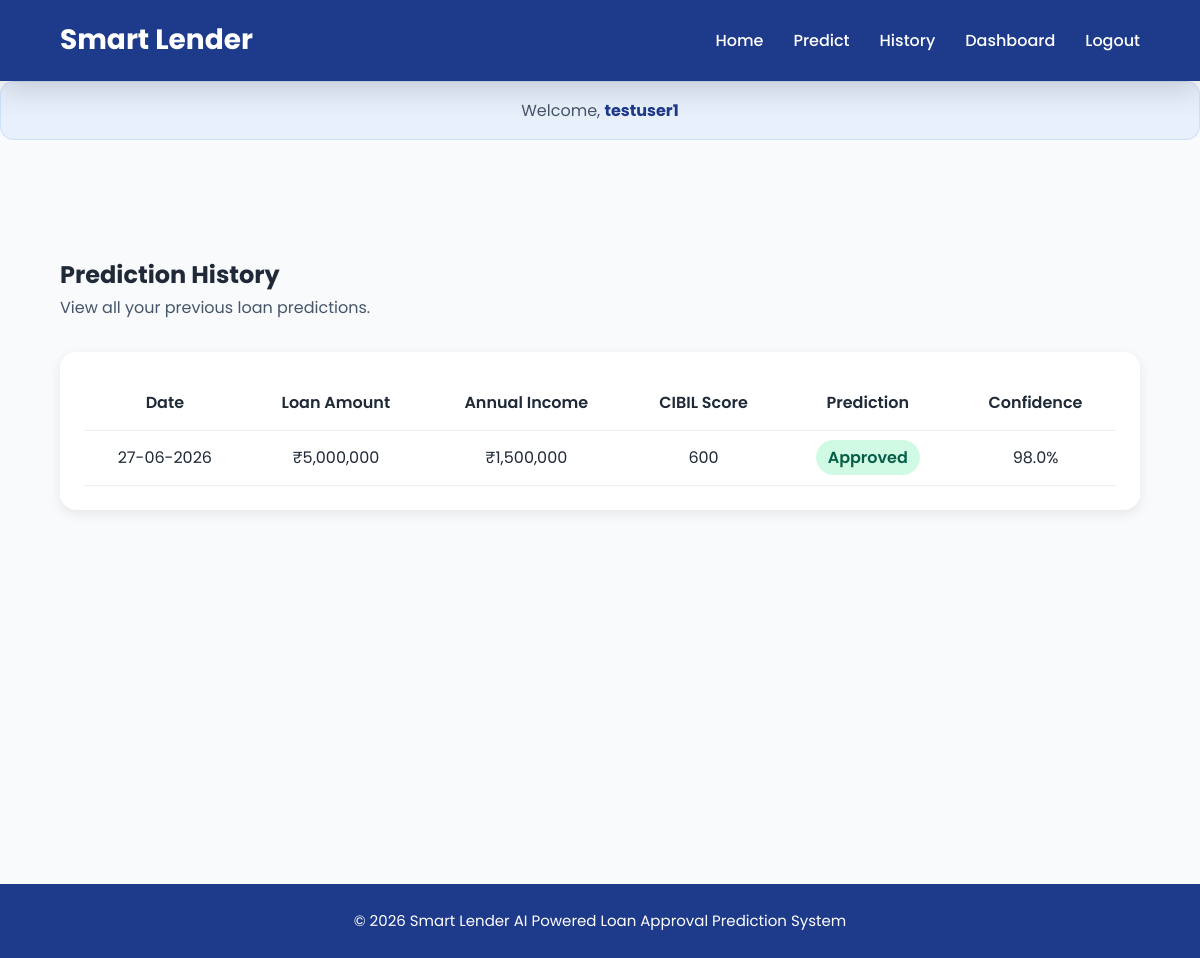
The app's page /history (signed in) with its own data.
### models/user.py (models this page shows)
class User(UserMixin, db.Model):
    __tablename__ = "users"
    id = db.Column(
        db.Integer,
        primary_key=True
    )
    username = db.Column(
        db.String(50),
        unique=True,
        nullable=False
    )
    email = db.Column(
        db.String(120),
        unique=True,
        nullable=False
    )
    password_hash = db.Column(
        db.String(255),
        nullable=False
    )
    role = db.Column(
        db.String(20),
        default="customer"
    )
    created_at = db.Column(
        db.DateTime,
        default=datetime.utcnow
    )
    predictions = db.relationship(
        "Prediction",
        backref="user",
        lazy=True
    )

### models/prediction.py (models this page shows)
class Prediction(db.Model):
    __tablename__ = "predictions"
    id = db.Column(
        db.Integer,
        primary_key=True
    )
    user_id = db.Column(
        db.Integer,
        db.ForeignKey("users.id"),
        nullable=False
    )
    prediction = db.Column(
        db.String(20),
        nullable=False
    )
    confidence = db.Column(
        db.Float,
        nullable=False
    )
    loan_amount = db.Column(
        db.Float,
        nullable=False
    )
    income_annum = db.Column(
        db.Float,
        nullable=False
    )
    cibil_score = db.Column(
        db.Integer,
        nullable=False
    )
    created_at = db.Column(
        db.DateTime,
        default=datetime.utcnow
    )

### app.py (the view)
@app.route("/history")
@login_required
def history():
    predictions = Prediction.query.filter_by(
        user_id=current_user.id
    ).order_by(
        Prediction.created_at.desc()
    ).all()
    return render_template(
        "history.html",
        predictions=predictions
    )

### app.py (called while the page is built)
@login_manager.user_loader
def load_user(user_id):
    return User.query.get(int(user_id))

### templates/history.html (shortened to what this page needs)
{% extends "base.html" %}
{% block content %}
<section class="history-section">
<div class="history-header">
    <h1>
        Prediction History
    </h1>
    <p>
        View all your previous loan predictions.
    </p>
</div>
{% if predictions %}
<div class="history-table-container">
    <table class="history-table">
        <thead>
            <tr>
                <th>Date</th>
                <th>Loan Amount</th>
                <th>Annual Income</th>
                <th>CIBIL Score</th>
                <th>Prediction</th>
                <th>Confidence</th>
            </tr>
        </thead>
        <tbody>
            {% for prediction in predictions %}
            <tr>
                <td>
                    {{ prediction.created_at.strftime('%d-%m-%Y') }}
                </td>
                <td>
                    ₹{{ "{:,.0f}".format(prediction.loan_amount) }}
                </td>
                <td>
                    ₹{{ "{:,.0f}".format(prediction.income_annum) }}
                </td>
                <td>
                    {{ prediction.cibil_score }}
                </td>
                <td>
                    {% if prediction.prediction == "Approved" %}
                        <span class="badge-approved">
                            Approved
                        </span>
                    {% else %}
                        <span class="badge-rejected">
                            Rejected
                        </span>
                    {% endif %}
                </td>
                <td>
                    {{ prediction.confidence }}%
                </td>
            </tr>
            {% endfor %}
        </tbody>
    </table>
</div>
{% endif %}
</section>
{% endblock %}

### templates/base.html (shortened to what this page needs)
<!DOCTYPE html>
<html lang="en">
<head>
    <link rel="stylesheet"
      href="https://cdnjs.cloudflare.com/ajax/libs/font-awesome/6.5.2/css/all.min.css">
    <link rel="stylesheet"
    href="{{ url_for('static', filename='css/core/variables.css') }}">
    <link rel="stylesheet"
    href="{{ url_for('static', filename='css/core/reset.css') }}">
    <link rel="stylesheet"
    href="{{ url_for('static', filename='css/core/layout.css') }}">
    <link rel="stylesheet"
    href="{{ url_for('static', filename='css/components/navbar.css') }}">
    <link rel="stylesheet"
    href="{{ url_for('static', filename='css/components/buttons.css') }}">
    <link rel="stylesheet"
    href="{{ url_for('static', filename='css/components/cards.css') }}">
    <link rel="stylesheet"
    href="{{ url_for('static', filename='css/components/forms.css') }}">
    <link rel="stylesheet"
    href="{{ url_for('static', filename='css/components/tooltips.css') }}">
    <link rel="stylesheet"
    href="{{ url_for('static', filename='css/components/footer.css') }}">
    <link rel="stylesheet"
    href="{{ url_for('static', filename='css/pages/home.css') }}">
    <link rel="stylesheet"
    href="{{ url_for('static', filename='css/pages/predict.css') }}">
    <link rel="stylesheet"
    href="{{ url_for('static', filename='css/pages/result.css') }}">
    <link rel="stylesheet"
    href="{{ url_for('static',filename='css/pages/error.css') }}">
    <link rel="stylesheet"
    href="{{ url_for('static', filename='css/pages/about.css') }}">
    <link rel="stylesheet"
    href="{{ url_for('static', filename='css/responsive.css') }}">
    <link rel="stylesheet"
    href="{{ url_for('static', filename='css/pages/auth.css') }}">
    <link rel="stylesheet"
    href="{{ url_for('static', filename='css/pages/dashboard.css') }}">
    <link rel="stylesheet"
    href="{{ url_for('static',filename='css/pages/history.css') }}">
    <link rel="stylesheet"
    href="{{ url_for('static', filename='css/pages/admin.css') }}">
</head>
<body>
    <nav class="navbar">
        <div class="container">
            <a href="{{ url_for('home') }}" class="logo">
                Smart Lender
            </a>
            <ul class="nav-links">
                {% if current_user.is_authenticated %}
                    <li>
                        <a href="{{ url_for('home') }}">
                            Home
                        </a>
                    </li>
                    <li>
                        <a href="{{ url_for('predict_page') }}">
                            Predict
                        </a>
                    </li>
                    <li>
                        <a href="{{ url_for('history') }}">
                            History
                        </a>
                    </li>
                    <li>
                        <a href="{{ url_for('dashboard') }}">
                            Dashboard
                        </a>
                    </li>
                    <li>
                        <a href="{{ url_for('logout') }}">
                            Logout
                        </a>
                    </li>
                {% endif %}
        </div>
    </nav>
    {% if current_user.is_authenticated %}
    <div class="page-welcome">
        <p>Welcome, <strong>{{ current_user.username }}</strong></p>
    </div>
    {% endif %}
    <main class="container">
        {% block content %}
        {% endblock %}
    </main>
    <footer>
        <div class="container">
            <p>
                © 2026 Smart Lender
                AI Powered Loan Approval Prediction System
            </p>
        </div>
    </footer>
</body>
</html>

### static/css/core/variables.css (style rules this page uses)
:root { --primary-color:#1E3A8A; --secondary-color:#2563EB; --success-color:#16A34A; --danger-color:#DC2626; --warning-color:#F59E0B; --background-color:#F8FAFC; --card-color:#FFFFFF; --text-color:#1F2937; --text-light:#475569; --text-white:#FFFFFF; --border-color:#CBD5E1; --primary-hover:#1E40AF; --shadow-sm:0 2px 6px rgba(0,0,0,.08); --shadow-md:0 5px 20px rgba(0,0,0,.08); --shadow-lg:0 10px 30px rgba(0,0,0,.15); --radius-sm:8px; --radius-md:10px; --radius-lg:15px; --transition:.3s ease; --container-width:1200px; }

### static/css/core/layout.css (style rules this page uses)
.container { width:90%; max-width:var(--container-width); margin:auto; }
main { min-height:80vh; padding:60px 0; }
p.page-welcome, div.page-welcome { width:100%; max-width:1200px; margin:0 auto 1.5rem; padding:1rem 1.25rem; border-radius:14px; background:rgba(59,130,246,0.08); color:var(--text-color); text-align:center; font-size:1rem; border:1px solid rgba(59,130,246,0.15); }
.page-welcome strong { color:var(--primary-color); }
h1,h2,h3,h4,h5,h6 { color:var(--text-color); }
p { color:var(--text-light); }

### static/css/components/navbar.css (style rules this page uses)
.navbar { background:var(--primary-color); color:var(--text-white); position:sticky; top:0; z-index:1000; padding:18px 0; box-shadow:var(--shadow-lg); }
.navbar .container { display:flex; justify-content:space-between; align-items:center; }
.logo { color:var(--text-white); font-size:28px; font-weight:700; }
.nav-links { display:flex; align-items:center; gap:30px; }
.nav-links a { color:var(--text-white); font-weight:500; position:relative; transition:var(--transition); }
.nav-links a::after { content:""; position:absolute; left:0; bottom:-6px; width:0; height:2px; background:#FFD54F; transition:var(--transition); }

### static/css/components/footer.css (style rules this page uses)
footer { background:var(--primary-color); color:var(--text-white); padding:25px; text-align:center; margin-top:80px; }
footer p { color:white; font-size:15px; }

### static/css/pages/dashboard.css (style rules this page uses)
.history-table { width: 100%; border-collapse: collapse; }
.history-table th, .history-table td { padding: 12px; text-align: center; }
.history-table th { font-weight: 600; }

### static/css/pages/history.css (style rules this page uses)
.history-section { padding: 2rem 0; }
.history-header { margin-bottom: 2rem; }
.history-table-container { overflow-x: auto; background: white; padding: 1.5rem; border-radius: 16px; box-shadow: 0 4px 12px rgba(0,0,0,0.08); }
.history-table { width: 100%; border-collapse: collapse; }
.history-table th, .history-table td { padding: 14px; text-align: center; }
.history-table th { font-weight: 600; }
.history-table tr { border-bottom: 1px solid #eeeeee; }
.badge-approved { background: #d1fae5; color: #065f46; padding: 6px 12px; border-radius: 999px; font-weight: 600; }

### records on screen
User: username "testuser1"
Prediction: created_at "27-06-2026", loan_amount "5,000,000", income_annum "1,500,000", cibil_score "600", prediction "Approved", confidence "98.0"
